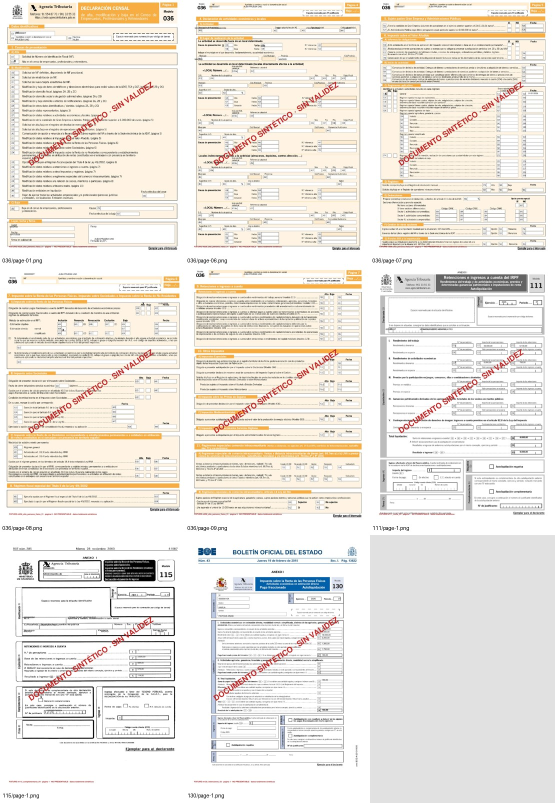
#> input picture test/fixtures/tax-model-diagnostic/source-v1/QA_MONTAGE_SELECTED.jpg, 1110 x 1605 px (shown at 1/2 size)
$ python -i generate-tax-corpus-visual-variants.py   (imports and definitions only)
#> lines starting #> are read from the running program, lines starting #| are printed output that depends on the picture
#!/usr/bin/env python3
"""Generate deterministic image-only PDF degradations for one fiscal fixture."""

from __future__ import annotations

import argparse
import hashlib
import json
import subprocess
import tempfile
from pathlib import Path

from PIL import Image, ImageEnhance, ImageFilter, ImageOps
from pypdf import PdfReader, PdfWriter


def digest(path: Path) -> str:
    return hashlib.sha256(path.read_bytes()).hexdigest()


# [46 lines left out: functions render_pdf, write_image_pdf, scanned, not called in this run]


def low_resolution(images: list[Image.Image]) -> list[Image.Image]:
    degraded = []
    for image in images:
        width = max(1, image.width // 2)
        height = max(1, image.height // 2)
        small = image.resize((width, height), Image.Resampling.BILINEAR)
        degraded.append(
            ImageEnhance.Contrast(small.filter(ImageFilter.GaussianBlur(0.55))).enhance(
                0.88
            )
        )
    return degraded


# [75 lines left out: functions rotated, photographed, parse_args, main, not called in this run]


# [2 lines not run here, left out]

>>> import cv2
>>> picture = cv2.imread('../test/fixtures/tax-model-diagnostic/source-v1/QA_MONTAGE_SELECTED.jpg', cv2.IMREAD_GRAYSCALE)
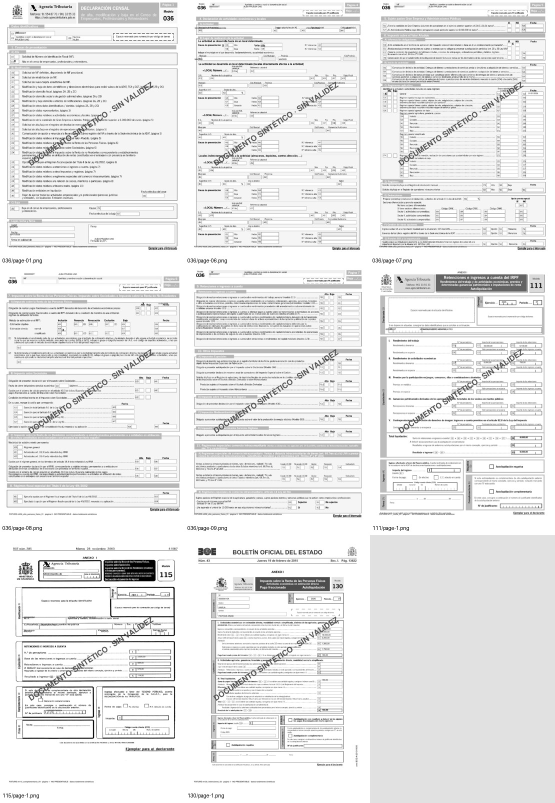
#> picture: shape (1605, 1110) (shown at 1/2 size); min 0, max 255, mean 232
#> the loop in low_resolution, `for image in images:` made 1 pass
#> after the loop in low_resolution, `for image in images:`: degraded = []
#> (the run stopped early here; a loop or call above may not have finished)
